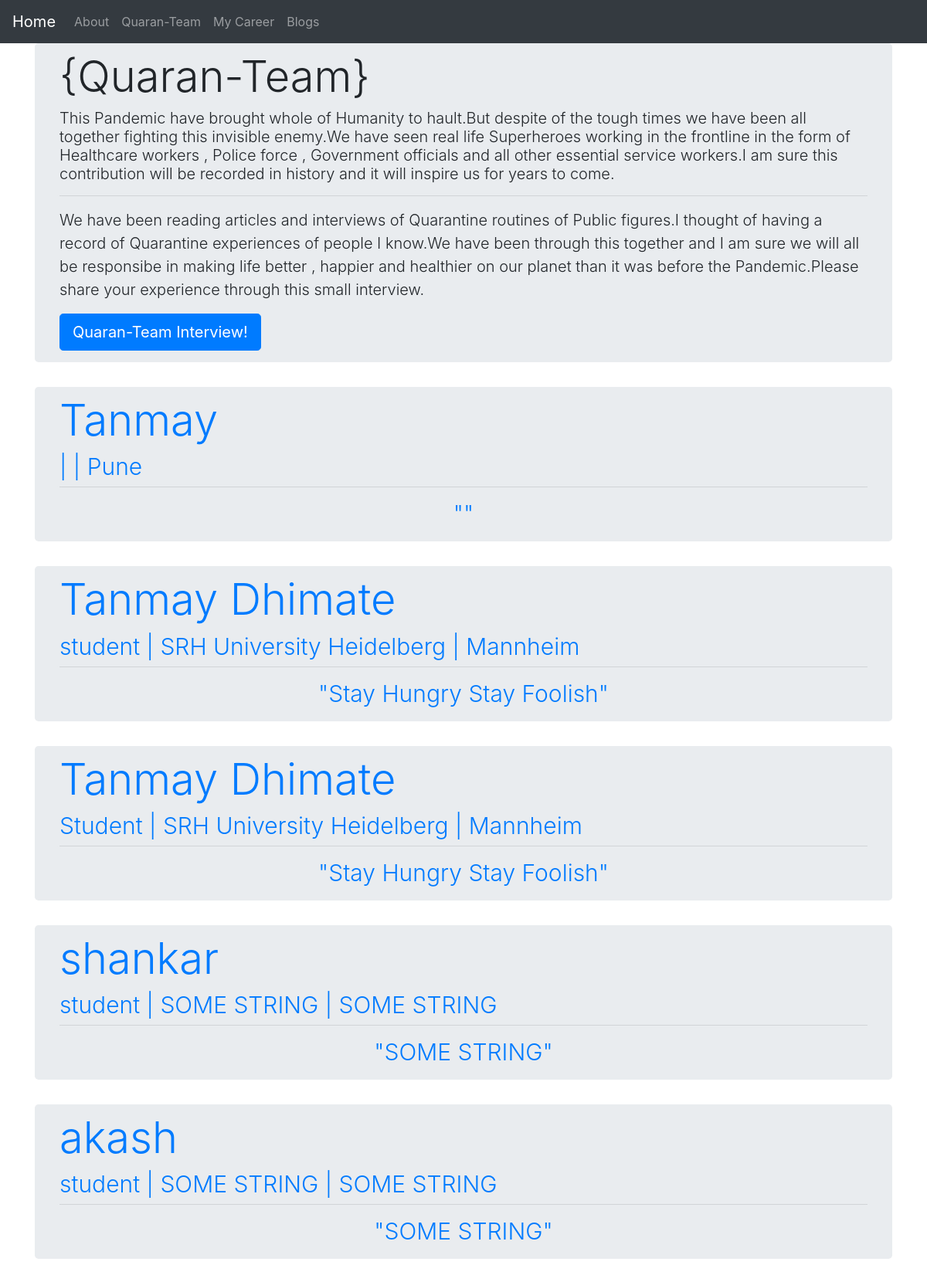
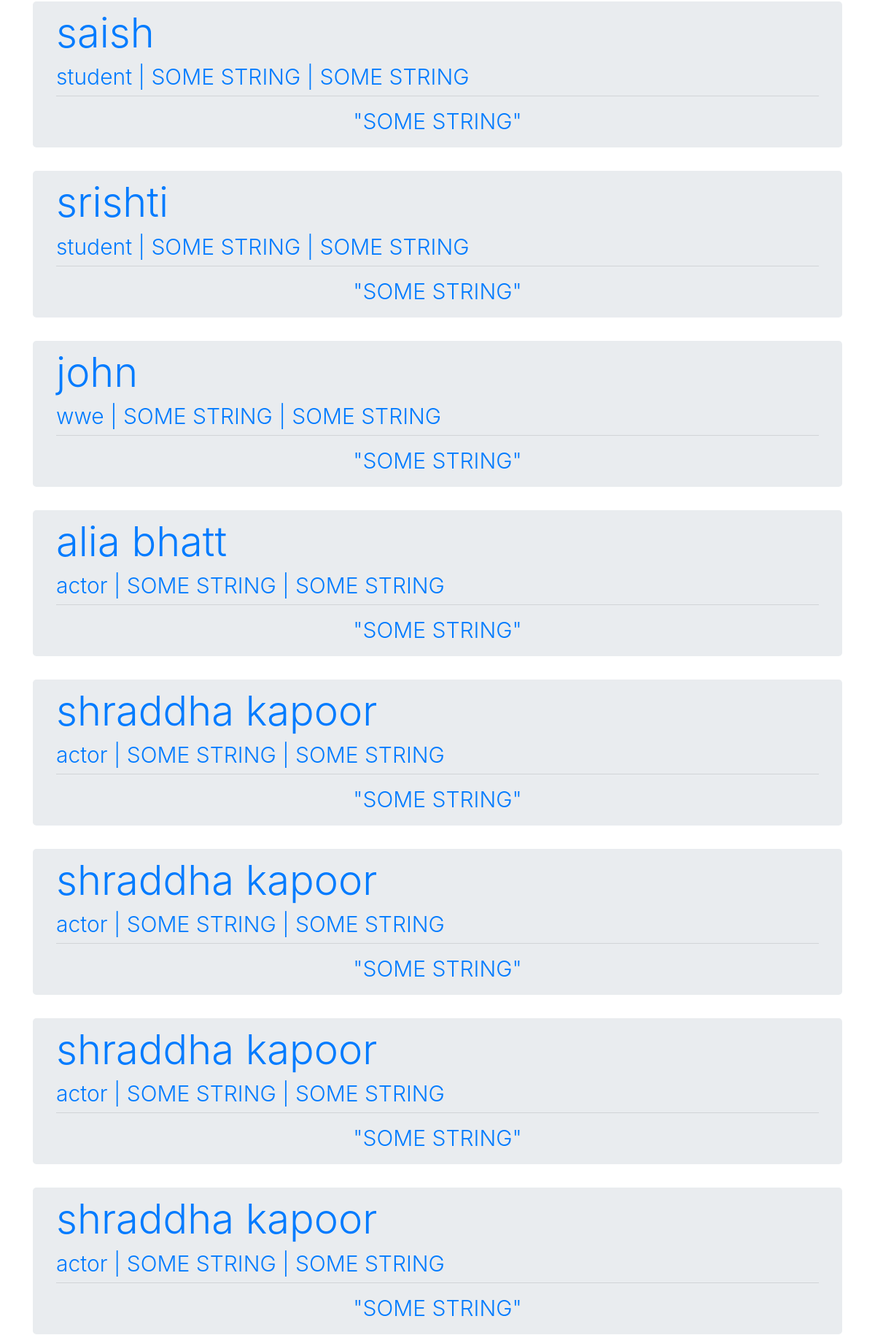
Page /list/ (upper part) on the committed database (2 pictures, top to bottom).
### blog/models.py (models this page shows, shortened)
class Post(models.Model):
    name = models.CharField(max_length=200,default='')
    lname = models.CharField(max_length=200,default='')
    city = models.CharField(max_length=200,default='')
    job = models.CharField(max_length=200,default='')
    organ = models.CharField(max_length=200,default='')
    q1 = models.TextField(default='')
    q2 = models.TextField(default='')
    q3 = models.CharField(max_length=200,default='')
    q4 = models.CharField(max_length=200,default='')
    q5 = models.CharField(max_length=200,default='')
    q6 = models.TextField(default='')
    q7 = models.TextField(default='')
    q8 = models.TextField(default='')
    q9 = models.TextField(default='')
    q10 = models.TextField(default='')
    q11 = models.TextField(default='')
    q12 = models.CharField(max_length=500,default='')
    date = models.DateTimeField(default=timezone.now)

### blog/views.py (the view)
# urls.py: url(r'^list/$',views.PostListView.as_view(),name='post_list'),
class PostListView(ListView):
      model = Post
      def get_queryset(self):
           return Post.objects.filter(date__lte=timezone.now()).order_by('-date')

### blog/templates/blog/post_list.html
{% extends "blog/base.html" %}
{% block content %}
<div class="centerstage">
<div class="container">
<div class="jumbotron text3">
<h1 class="display-4">{Quaran-Team}</h1>
<h2 class="lead">This Pandemic have brought whole of Humanity to hault.But despite of the tough times
                 we have been all together fighting this invisible enemy.We have seen real life Superheroes
                  working in the frontline in the form of Healthcare workers , Police force , Government officials and all
                other essential service workers.I am sure this contribution will be recorded in history and it will inspire us
                 for years to come. </h2>
<hr class="my-3">
<p class="lead"> We have been reading articles and interviews of Quarantine routines of Public figures.I thought of having a record of Quarantine experiences
of people I know.We have been through this together and I am sure we will all be responsibe in making life better , happier and healthier on our planet
 than  it was before the Pandemic.Please share your experience through this small interview.</p>
<a class="btn btn-primary btn-lg" href="{% url 'post_form' %}" role="button">Quaran-Team Interview!</a>
</div>
</div>
  {% for post in post_list %}
  <div class="POST">
    <div class="container">
    <a href="{% url 'post_detail' pk=post.pk %}"style="text-decoration:none">
    <div class="jumbotron text1">
    <h1 class="display-4" style="text-align:left">{{post.name}} {{post.lname}} </h1>
    <h2 class="display-4 text2" style="text-align:left;float:left;">{{post.job}} | {{post.organ}} | {{post.city}}</h2>
    <hr style="clear:both;"/>
    <h3  class="display-4 text2" style="text-align:center;">"{{post.q12|safe}}"</h3>
  </div>
  </a>
  </div>
  </div>
  {% endfor %}
</div>
{% endblock %}

### blog/static/css/blog.css (style rules this page uses)
.centerstage { margin-left: auto; margin-right: auto; }
.text1 { padding-top: 10px; padding-bottom: 10px; }
.text3 { padding-top: 10px !important; padding-bottom: 15px !important; }
.text2 { font-size: 30px; }

### rows in the picture
Post: name "Tanmay", city "Pune"
Post: name "Tanmay", lname "Dhimate", job "student", organ "SRH University Heidelberg", city "Mannheim", q12 "Stay Hungry Stay Foolish"
Post: name "Tanmay Dhimate", job "Student", organ "SRH University Heidelberg", city "Mannheim", q12 "Stay Hungry Stay Foolish"
Post: name "shankar", job "student", organ "SOME STRING", city "SOME STRING", q12 "SOME STRING"
Post: name "akash", job "student", organ "SOME STRING", city "SOME STRING", q12 "SOME STRING"
Post: name "saish", job "student", organ "SOME STRING", city "SOME STRING", q12 "SOME STRING"
Post: name "srishti", job "student", organ "SOME STRING", city "SOME STRING", q12 "SOME STRING"
Post: name "john", job "wwe", organ "SOME STRING", city "SOME STRING", q12 "SOME STRING"
Post: name "alia bhatt", job "actor", organ "SOME STRING", city "SOME STRING", q12 "SOME STRING"
Post: name "shraddha kapoor", job "actor", organ "SOME STRING", city "SOME STRING", q12 "SOME STRING"
Post: name "shraddha kapoor", job "actor", organ "SOME STRING", city "SOME STRING", q12 "SOME STRING"
Post: name "shraddha kapoor", job "actor", organ "SOME STRING", city "SOME STRING", q12 "SOME STRING"
Post: name "shraddha kapoor", job "actor", organ "SOME STRING", city "SOME STRING", q12 "SOME STRING"
